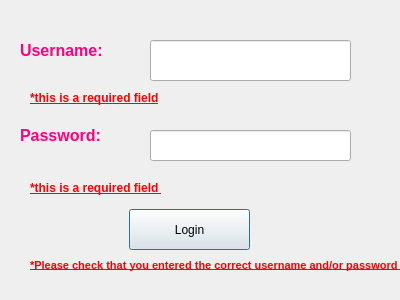
<?xml version="1.0" encoding="UTF-8"?>
<ui version="4.0">
 <class>admin</class>
 <widget class="QDialog" name="admin">
  <property name="geometry">
   <rect>
    <x>0</x>
    <y>0</y>
    <width>400</width>
    <height>300</height>
   </rect>
  </property>
  <property name="windowTitle">
   <string>Dialog</string>
  </property>
  <widget class="QLabel" name="label">
   <property name="geometry">
    <rect>
     <x>20</x>
     <y>35</y>
     <width>151</width>
     <height>31</height>
    </rect>
   </property>
   <property name="text">
    <string>&lt;html&gt;&lt;head/&gt;&lt;body&gt;&lt;p&gt;&lt;span style=&quot; font-size:12pt; font-weight:700; color:#ff007f;&quot;&gt;Username: &lt;/span&gt;&lt;/p&gt;&lt;/body&gt;&lt;/html&gt;</string>
   </property>
  </widget>
  <widget class="QLabel" name="label_2">
   <property name="geometry">
    <rect>
     <x>20</x>
     <y>110</y>
     <width>181</width>
     <height>51</height>
    </rect>
   </property>
   <property name="text">
    <string>&lt;html&gt;&lt;head/&gt;&lt;body&gt;&lt;p&gt;&lt;span style=&quot; font-size:12pt; font-weight:700; color:#ff007f;&quot;&gt;Password: &lt;/span&gt;&lt;/p&gt;&lt;/body&gt;&lt;/html&gt;</string>
   </property>
  </widget>
  <widget class="QLineEdit" name="lineEditUsername">
   <property name="geometry">
    <rect>
     <x>150</x>
     <y>40</y>
     <width>201</width>
     <height>41</height>
    </rect>
   </property>
  </widget>
  <widget class="QLineEdit" name="lineEditpassword">
   <property name="geometry">
    <rect>
     <x>150</x>
     <y>130</y>
     <width>201</width>
     <height>31</height>
    </rect>
   </property>
   <property name="echoMode">
    <enum>QLineEdit::Password</enum>
   </property>
  </widget>
  <widget class="QLabel" name="label_nousername">
   <property name="geometry">
    <rect>
     <x>30</x>
     <y>90</y>
     <width>201</width>
     <height>16</height>
    </rect>
   </property>
   <property name="text">
    <string>&lt;html&gt;&lt;head/&gt;&lt;body&gt;&lt;p&gt;&lt;span style=&quot; font-weight:700; text-decoration: underline; color:#ff0000;&quot;&gt;*this is a required field&lt;/span&gt;&lt;/p&gt;&lt;/body&gt;&lt;/html&gt;</string>
   </property>
  </widget>
  <widget class="QLabel" name="label_nopass">
   <property name="geometry">
    <rect>
     <x>30</x>
     <y>180</y>
     <width>201</width>
     <height>16</height>
    </rect>
   </property>
   <property name="text">
    <string>&lt;html&gt;&lt;head/&gt;&lt;body&gt;&lt;p&gt;&lt;span style=&quot; font-weight:700; text-decoration: underline; color:#ff0000;&quot;&gt;*this is a required field &lt;/span&gt;&lt;/p&gt;&lt;/body&gt;&lt;/html&gt;</string>
   </property>
  </widget>
  <widget class="QPushButton" name="pushButtonlogin">
   <property name="geometry">
    <rect>
     <x>129</x>
     <y>209</y>
     <width>121</width>
     <height>41</height>
    </rect>
   </property>
   <property name="text">
    <string>Login</string>
   </property>
  </widget>
  <widget class="QLabel" name="label_error">
   <property name="geometry">
    <rect>
     <x>30</x>
     <y>240</y>
     <width>401</width>
     <height>51</height>
    </rect>
   </property>
   <property name="text">
    <string>&lt;html&gt;&lt;head/&gt;&lt;body&gt;&lt;p&gt;&lt;span style=&quot; font-size:8pt; font-weight:700; text-decoration: underline; color:#ff0000;&quot;&gt;*Please check that you entered the correct username and/or password &lt;/span&gt;&lt;/p&gt;&lt;/body&gt;&lt;/html&gt;</string>
   </property>
  </widget>
 </widget>
 <resources/>
 <connections/>
</ui>
